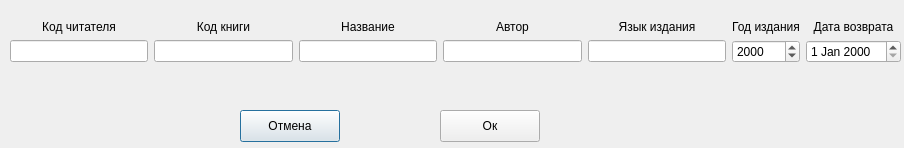
<?xml version="1.0" encoding="UTF-8"?>
<ui version="4.0">
 <class>addBooks</class>
 <widget class="QDialog" name="addBooks">
  <property name="geometry">
   <rect>
    <x>0</x>
    <y>0</y>
    <width>904</width>
    <height>148</height>
   </rect>
  </property>
  <property name="windowTitle">
   <string>Dialog</string>
  </property>
  <widget class="QWidget" name="horizontalLayoutWidget">
   <property name="geometry">
    <rect>
     <x>10</x>
     <y>20</y>
     <width>891</width>
     <height>80</height>
    </rect>
   </property>
   <layout class="QHBoxLayout" name="horizontalLayout">
    <item>
     <layout class="QVBoxLayout" name="verticalLayout_2">
      <item>
       <widget class="QLabel" name="label_2">
        <property name="text">
         <string>Код читателя</string>
        </property>
        <property name="alignment">
         <set>Qt::AlignCenter</set>
        </property>
       </widget>
      </item>
      <item>
       <widget class="QLineEdit" name="readerID"/>
      </item>
      <item>
       <spacer name="verticalSpacer">
        <property name="orientation">
         <enum>Qt::Vertical</enum>
        </property>
        <property name="sizeHint" stdset="0">
         <size>
          <width>20</width>
          <height>40</height>
         </size>
        </property>
       </spacer>
      </item>
     </layout>
    </item>
    <item>
     <layout class="QVBoxLayout" name="verticalLayout_3">
      <item>
       <widget class="QLabel" name="label_3">
        <property name="text">
         <string>Код книги</string>
        </property>
        <property name="alignment">
         <set>Qt::AlignCenter</set>
        </property>
       </widget>
      </item>
      <item>
       <widget class="QLineEdit" name="bookID"/>
      </item>
      <item>
       <spacer name="verticalSpacer_2">
        <property name="orientation">
         <enum>Qt::Vertical</enum>
        </property>
        <property name="sizeHint" stdset="0">
         <size>
          <width>20</width>
          <height>40</height>
         </size>
        </property>
       </spacer>
      </item>
     </layout>
    </item>
    <item>
     <layout class="QVBoxLayout" name="verticalLayout_4">
      <item>
       <widget class="QLabel" name="label_4">
        <property name="text">
         <string>Название</string>
        </property>
        <property name="alignment">
         <set>Qt::AlignCenter</set>
        </property>
       </widget>
      </item>
      <item>
       <widget class="QLineEdit" name="bookName"/>
      </item>
      <item>
       <spacer name="verticalSpacer_3">
        <property name="orientation">
         <enum>Qt::Vertical</enum>
        </property>
        <property name="sizeHint" stdset="0">
         <size>
          <width>20</width>
          <height>40</height>
         </size>
        </property>
       </spacer>
      </item>
     </layout>
    </item>
    <item>
     <layout class="QVBoxLayout" name="verticalLayout_5">
      <item>
       <widget class="QLabel" name="label_5">
        <property name="text">
         <string>Автор</string>
        </property>
        <property name="alignment">
         <set>Qt::AlignCenter</set>
        </property>
       </widget>
      </item>
      <item>
       <widget class="QLineEdit" name="bookAuthor"/>
      </item>
      <item>
       <spacer name="verticalSpacer_4">
        <property name="orientation">
         <enum>Qt::Vertical</enum>
        </property>
        <property name="sizeHint" stdset="0">
         <size>
          <width>20</width>
          <height>40</height>
         </size>
        </property>
       </spacer>
      </item>
     </layout>
    </item>
    <item>
     <layout class="QVBoxLayout" name="verticalLayout_6">
      <item>
       <widget class="QLabel" name="label">
        <property name="text">
         <string>Язык издания</string>
        </property>
        <property name="alignment">
         <set>Qt::AlignCenter</set>
        </property>
       </widget>
      </item>
      <item>
       <widget class="QLineEdit" name="bookLanguage"/>
      </item>
      <item>
       <spacer name="verticalSpacer_5">
        <property name="orientation">
         <enum>Qt::Vertical</enum>
        </property>
        <property name="sizeHint" stdset="0">
         <size>
          <width>20</width>
          <height>40</height>
         </size>
        </property>
       </spacer>
      </item>
     </layout>
    </item>
    <item>
     <layout class="QVBoxLayout" name="verticalLayout_7">
      <item>
       <widget class="QLabel" name="label_6">
        <property name="text">
         <string>Год издания</string>
        </property>
        <property name="alignment">
         <set>Qt::AlignCenter</set>
        </property>
       </widget>
      </item>
      <item>
       <widget class="QDateEdit" name="bookYear">
        <property name="displayFormat">
         <string>yyyy</string>
        </property>
       </widget>
      </item>
      <item>
       <spacer name="verticalSpacer_6">
        <property name="orientation">
         <enum>Qt::Vertical</enum>
        </property>
        <property name="sizeHint" stdset="0">
         <size>
          <width>20</width>
          <height>40</height>
         </size>
        </property>
       </spacer>
      </item>
     </layout>
    </item>
    <item>
     <layout class="QVBoxLayout" name="verticalLayout_9">
      <item>
       <widget class="QLabel" name="label_8">
        <property name="text">
         <string>Дата возврата</string>
        </property>
        <property name="alignment">
         <set>Qt::AlignCenter</set>
        </property>
       </widget>
      </item>
      <item>
       <widget class="QDateEdit" name="dateEdit"/>
      </item>
      <item>
       <spacer name="verticalSpacer_7">
        <property name="orientation">
         <enum>Qt::Vertical</enum>
        </property>
        <property name="sizeHint" stdset="0">
         <size>
          <width>20</width>
          <height>40</height>
         </size>
        </property>
       </spacer>
      </item>
     </layout>
    </item>
   </layout>
  </widget>
  <widget class="QPushButton" name="pushButton">
   <property name="geometry">
    <rect>
     <x>240</x>
     <y>110</y>
     <width>100</width>
     <height>32</height>
    </rect>
   </property>
   <property name="text">
    <string>Отмена</string>
   </property>
  </widget>
  <widget class="QPushButton" name="pushButton_2">
   <property name="geometry">
    <rect>
     <x>440</x>
     <y>110</y>
     <width>100</width>
     <height>32</height>
    </rect>
   </property>
   <property name="text">
    <string>Ок</string>
   </property>
  </widget>
  <widget class="QLabel" name="label_7">
   <property name="geometry">
    <rect>
     <x>550</x>
     <y>115</y>
     <width>341</width>
     <height>21</height>
    </rect>
   </property>
   <property name="text">
    <string/>
   </property>
  </widget>
 </widget>
 <resources/>
 <connections/>
</ui>
